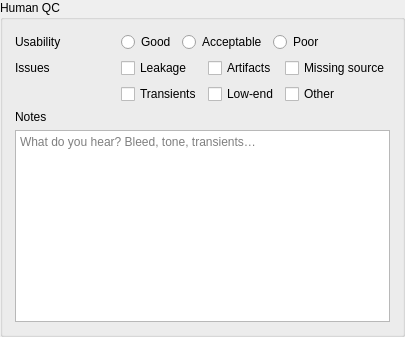
         <widget class="QGroupBox" name="qcGroup">
          <property name="title">
           <string>Human QC</string>
          </property>
          <layout class="QVBoxLayout" name="qcLayout">
           <item>
            <layout class="QHBoxLayout" name="usabilityLayout">
             <item>
              <widget class="QLabel" name="usabilityLabel">
               <property name="minimumSize">
                <size>
                 <width>100</width>
                 <height>0</height>
                </size>
               </property>
               <property name="text">
                <string>Usability</string>
               </property>
              </widget>
             </item>
             <item>
              <widget class="QRadioButton" name="goodRadio">
               <property name="text">
                <string>Good</string>
               </property>
              </widget>
             </item>
             <item>
              <widget class="QRadioButton" name="acceptableRadio">
               <property name="text">
                <string>Acceptable</string>
               </property>
              </widget>
             </item>
             <item>
              <widget class="QRadioButton" name="poorRadio">
               <property name="text">
                <string>Poor</string>
               </property>
              </widget>
             </item>
             <item>
              <spacer name="usabilitySpacer">
               <property name="orientation">
                <enum>Qt::Orientation::Horizontal</enum>
               </property>
               <property name="sizeHint" stdset="0">
                <size>
                 <width>40</width>
                 <height>20</height>
                </size>
               </property>
              </spacer>
             </item>
            </layout>
           </item>
           <item>
            <layout class="QGridLayout" name="issuesLayout">
             <item row="0" column="0">
              <widget class="QLabel" name="issuesLabel">
               <property name="minimumSize">
                <size>
                 <width>100</width>
                 <height>0</height>
                </size>
               </property>
               <property name="text">
                <string>Issues</string>
               </property>
              </widget>
             </item>
             <item row="0" column="1">
              <widget class="QCheckBox" name="leakageCheck">
               <property name="text">
                <string>Leakage</string>
               </property>
              </widget>
             </item>
             <item row="0" column="2">
              <widget class="QCheckBox" name="artifactsCheck">
               <property name="text">
                <string>Artifacts</string>
               </property>
              </widget>
             </item>
             <item row="0" column="3">
              <widget class="QCheckBox" name="missingCheck">
               <property name="text">
                <string>Missing source</string>
               </property>
              </widget>
             </item>
             <item row="1" column="1">
              <widget class="QCheckBox" name="transientsCheck">
               <property name="text">
                <string>Transients</string>
               </property>
              </widget>
             </item>
             <item row="1" column="2">
              <widget class="QCheckBox" name="lowEndCheck">
               <property name="text">
                <string>Low-end</string>
               </property>
              </widget>
             </item>
             <item row="1" column="3">
              <widget class="QCheckBox" name="otherIssueCheck">
               <property name="text">
                <string>Other</string>
               </property>
              </widget>
             </item>
            </layout>
           </item>
           <item>
            <widget class="QLabel" name="notesLabel">
             <property name="text">
              <string>Notes</string>
             </property>
            </widget>
           </item>
           <item>
            <widget class="QPlainTextEdit" name="notesEdit">
             <property name="minimumSize">
              <size>
               <width>0</width>
               <height>90</height>
              </size>
             </property>
             <property name="placeholderText">
              <string>What do you hear? Bleed, tone, transients…</string>
             </property>
             <property name="maximumHeight">
              <number>140</number>
             </property>
            </widget>
           </item>
           <property name="leftMargin">
            <number>12</number>
           </property>
           <property name="rightMargin">
            <number>12</number>
           </property>
           <property name="topMargin">
            <number>12</number>
           </property>
           <property name="bottomMargin">
            <number>12</number>
           </property>
          </layout>
         </widget>
